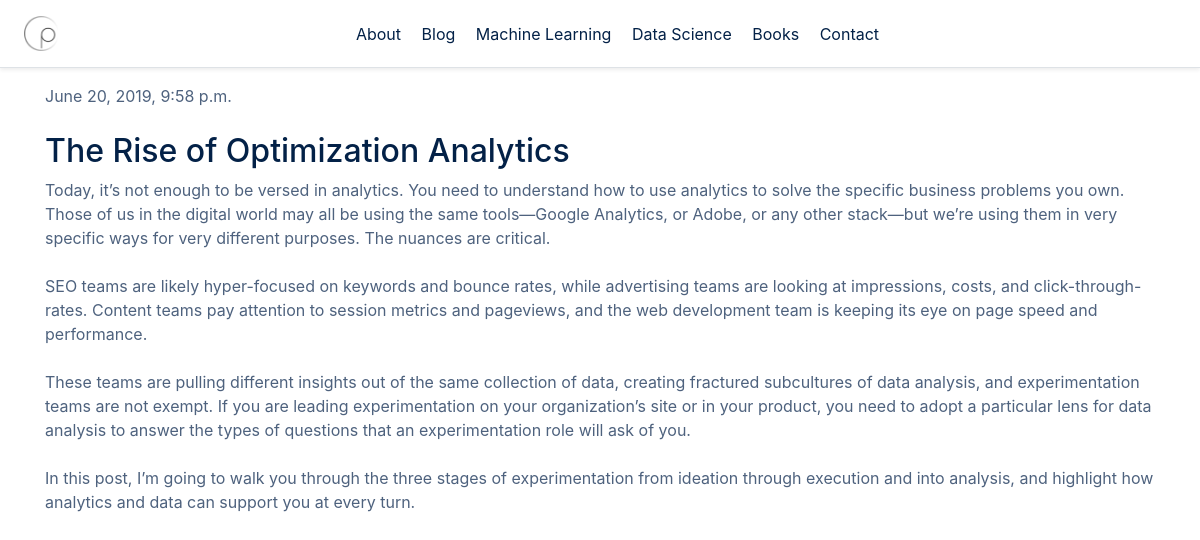
The app's page /post/1/ with its own data.
### blog/models.py (models this page shows, shortened)
class Post(models.Model):
    author = models.ForeignKey(settings.AUTH_USER_MODEL, on_delete=models.CASCADE)
    categories = models.ManyToManyField('Categories')
    title = models.CharField(max_length=100)
    excerpt = models.CharField(max_length=300, blank=True, null=True)
    text = models.TextField()
    post_image = models.ImageField(
		upload_to='post_image/', blank=True, null=True)
    created_date = models.DateTimeField(default=timezone.now)
    published_date = models.DateTimeField(blank=True, null=True)

### blog/views.py (the view)
# urls.py: path('post/<int:pk>/', views.post_detail, name='post_detail'),
def post_detail(request, pk):
    post = get_object_or_404(Post, pk=pk)
    return render(request, 'blog/post_detail.html', {'post': post})

### blog/templates/blog/post_detail.html (shortened to what this page needs)
{% extends 'blog/base.html' %}
{% block content %}
    <div class="post">
        {% if post.published_date %}
            <div class="date">
                {{ post.published_date }}
            </div>
        {% endif %}
        <a class="btn btn-default" href="{% url 'post_edit' pk=post.pk %}"></a>
        <h2>{{ post.title }}</h2>
        <p>{{ post.text|linebreaksbr }}</p>
    </div>
{% endblock %}

### blog/static/css/styles.css (style rules this page uses)
body { color: #4e627e !important; }
h1, h2, h3, h4 { color: #032147 !important; text-decoration: none !important; }

### records on screen
Post: published_date "June 20, 2019, 9:58 p.m.", title "The Rise of Optimization Analytics", text "Today, it’s not enough to be versed in analytics. You need to understand how to use analytics to solve the specific business problems you own. Those of us in the digital world may all be using the same tools—Google Analytics, or Adobe, or any other stack—but we’re using them in very specific ways for very different purposes. The nuances are critical. SEO teams are likely hyper-focused on keywords and bounce rates, while advertising teams are looking at impressions, costs, and click-through-rates. Content teams pay attention to session metrics and pageviews, and the web development team is keeping its eye on page speed and performance. These teams are pulling different insights out of the…"
